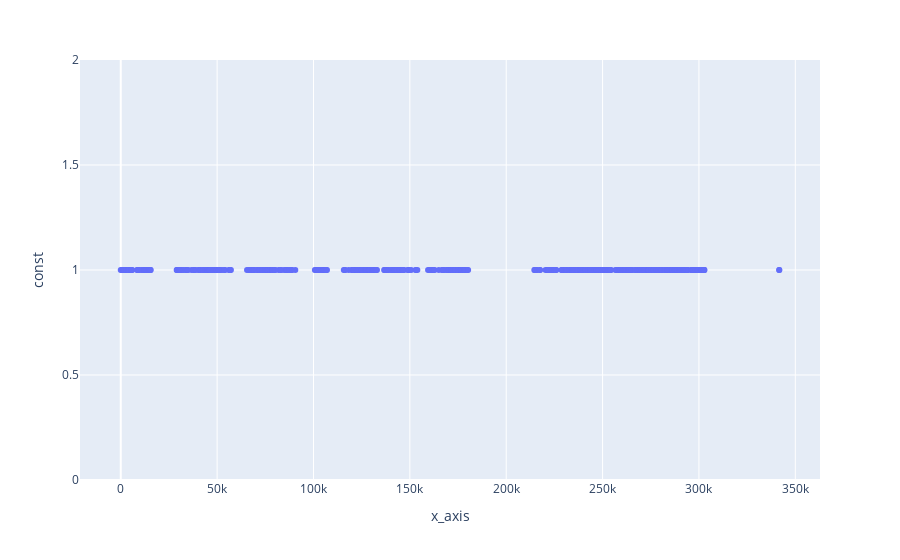

Source (notebook cell):
### Code cell
import plotly.express as px

fig = px.scatter(df, x="x_axis", y="const")
fig.show()

### Figure 1 — Plotly figure (JSON) as saved in the notebook; plotly's stock layout.template omitted (floating-point values rounded to 4 significant figures; data arrays with more than 128 entries replaced by an {"elided": "..."} marker saying what was removed)
{"data": [{"hovertemplate": "x_axis=%{x}<br>const=%{y}<extra></extra>", "legendgroup": "", "marker": {"color": "#636efa", "symbol": "circle"}, "mode": "markers", "name": "", "orientation": "v", "showlegend": false, "type": "scatter", "x": {"elided": "471 int values"}, "xaxis": "x", "y": {"elided": "471 int values"}, "yaxis": "y"}], "layout": {"legend": {"tracegroupgap": 0}, "margin": {"t": 60}, "xaxis": {"anchor": "y", "domain": [0, 1], "title": {"text": "x_axis"}}, "yaxis": {"anchor": "x", "domain": [0, 1], "title": {"text": "const"}}}}
